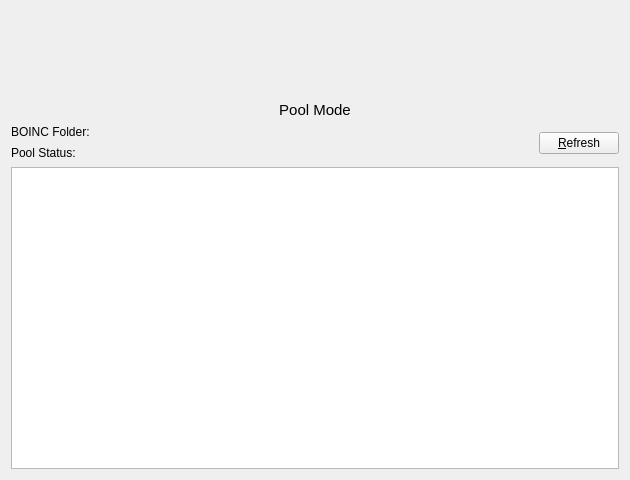
<?xml version="1.0" encoding="UTF-8"?>
<ui version="4.0">
 <class>ResearcherWizardPoolSummaryPage</class>
 <widget class="QWizardPage" name="ResearcherWizardPoolSummaryPage">
  <property name="geometry">
   <rect>
    <x>0</x>
    <y>0</y>
    <width>630</width>
    <height>480</height>
   </rect>
  </property>
  <property name="sizePolicy">
   <sizepolicy hsizetype="Expanding" vsizetype="Expanding">
    <horstretch>0</horstretch>
    <verstretch>0</verstretch>
   </sizepolicy>
  </property>
  <property name="windowTitle">
   <string>BOINC CPID Detection</string>
  </property>
  <layout class="QVBoxLayout" name="poolSummaryPageLayout">
   <item>
    <spacer name="headerSpacer">
     <property name="orientation">
      <enum>Qt::Vertical</enum>
     </property>
     <property name="sizeType">
      <enum>QSizePolicy::Fixed</enum>
     </property>
     <property name="sizeHint" stdset="0">
      <size>
       <width>20</width>
       <height>20</height>
      </size>
     </property>
    </spacer>
   </item>
   <item alignment="Qt::AlignHCenter">
    <widget class="QLabel" name="poolIconLabel">
     <property name="sizePolicy">
      <sizepolicy hsizetype="Fixed" vsizetype="Fixed">
       <horstretch>0</horstretch>
       <verstretch>0</verstretch>
      </sizepolicy>
     </property>
     <property name="minimumSize">
      <size>
       <width>64</width>
       <height>64</height>
      </size>
     </property>
     <property name="maximumSize">
      <size>
       <width>64</width>
       <height>64</height>
      </size>
     </property>
     <property name="text">
      <string/>
     </property>
     <property name="pixmap">
      <pixmap resource="../bitcoin.qrc">:/images/ic_pool_active</pixmap>
     </property>
     <property name="scaledContents">
      <bool>true</bool>
     </property>
     <property name="textInteractionFlags">
      <set>Qt::NoTextInteraction</set>
     </property>
    </widget>
   </item>
   <item>
    <widget class="QLabel" name="headerLabel">
     <property name="font">
      <font>
       <pointsize>11</pointsize>
      </font>
     </property>
     <property name="text">
      <string>Pool Mode</string>
     </property>
     <property name="alignment">
      <set>Qt::AlignCenter</set>
     </property>
     <property name="margin">
      <number>16</number>
     </property>
    </widget>
   </item>
   <item>
    <layout class="QHBoxLayout" name="horizontalLayout">
     <item>
      <widget class="QWidget" name="infoGridLayoutWidget" native="true">
       <property name="sizePolicy">
        <sizepolicy hsizetype="Expanding" vsizetype="Preferred">
         <horstretch>0</horstretch>
         <verstretch>0</verstretch>
        </sizepolicy>
       </property>
       <layout class="QGridLayout" name="infoGridLayout" columnstretch="0,1">
        <property name="leftMargin">
         <number>0</number>
        </property>
        <property name="topMargin">
         <number>0</number>
        </property>
        <property name="rightMargin">
         <number>0</number>
        </property>
        <property name="bottomMargin">
         <number>0</number>
        </property>
        <item row="0" column="0">
         <widget class="QLabel" name="boincPathLabelLabel">
          <property name="text">
           <string>BOINC Folder:</string>
          </property>
         </widget>
        </item>
        <item row="0" column="1">
         <widget class="QLabel" name="boincPathLabel">
          <property name="cursor">
           <cursorShape>IBeamCursor</cursorShape>
          </property>
          <property name="toolTip">
           <string/>
          </property>
          <property name="text">
           <string notr="true"/>
          </property>
          <property name="wordWrap">
           <bool>true</bool>
          </property>
          <property name="textInteractionFlags">
           <set>Qt::LinksAccessibleByMouse|Qt::TextSelectableByMouse</set>
          </property>
         </widget>
        </item>
        <item row="1" column="0">
         <widget class="QLabel" name="poolStatusLabelLabel">
          <property name="text">
           <string>Pool Status:</string>
          </property>
         </widget>
        </item>
        <item row="1" column="1">
         <layout class="QHBoxLayout" name="poolStatusHorizontalLayout">
          <item>
           <widget class="QLabel" name="poolStatusLabel">
            <property name="sizePolicy">
             <sizepolicy hsizetype="Maximum" vsizetype="Preferred">
              <horstretch>0</horstretch>
              <verstretch>0</verstretch>
             </sizepolicy>
            </property>
            <property name="cursor">
             <cursorShape>IBeamCursor</cursorShape>
            </property>
            <property name="toolTip">
             <string/>
            </property>
            <property name="text">
             <string notr="true"/>
            </property>
            <property name="wordWrap">
             <bool>false</bool>
            </property>
            <property name="textInteractionFlags">
             <set>Qt::LinksAccessibleByMouse|Qt::TextSelectableByMouse</set>
            </property>
           </widget>
          </item>
          <item alignment="Qt::AlignLeft|Qt::AlignTop">
           <widget class="QLabel" name="poolStatusIconLabel">
            <property name="sizePolicy">
             <sizepolicy hsizetype="Fixed" vsizetype="Fixed">
              <horstretch>0</horstretch>
              <verstretch>0</verstretch>
             </sizepolicy>
            </property>
            <property name="minimumSize">
             <size>
              <width>16</width>
              <height>16</height>
             </size>
            </property>
            <property name="maximumSize">
             <size>
              <width>16</width>
              <height>16</height>
             </size>
            </property>
            <property name="text">
             <string notr="true"/>
            </property>
            <property name="pixmap">
             <pixmap resource="../bitcoin.qrc">:/icons/white_and_red_x</pixmap>
            </property>
            <property name="scaledContents">
             <bool>true</bool>
            </property>
            <property name="alignment">
             <set>Qt::AlignLeading|Qt::AlignLeft|Qt::AlignVCenter</set>
            </property>
            <property name="textInteractionFlags">
             <set>Qt::NoTextInteraction</set>
            </property>
           </widget>
          </item>
         </layout>
        </item>
       </layout>
      </widget>
     </item>
     <item>
      <widget class="QPushButton" name="refreshButton">
       <property name="sizePolicy">
        <sizepolicy hsizetype="Minimum" vsizetype="Fixed">
         <horstretch>0</horstretch>
         <verstretch>0</verstretch>
        </sizepolicy>
       </property>
       <property name="toolTip">
        <string>Re-scan the BOINC projects on your computer.</string>
       </property>
       <property name="text">
        <string>&amp;Refresh</string>
       </property>
       <property name="flat">
        <bool>false</bool>
       </property>
      </widget>
     </item>
    </layout>
   </item>
   <item>
    <widget class="QTableView" name="projectTableView">
     <property name="verticalScrollBarPolicy">
      <enum>Qt::ScrollBarAsNeeded</enum>
     </property>
     <property name="horizontalScrollBarPolicy">
      <enum>Qt::ScrollBarAsNeeded</enum>
     </property>
     <property name="showDropIndicator" stdset="0">
      <bool>false</bool>
     </property>
     <property name="dragEnabled">
      <bool>false</bool>
     </property>
     <property name="dragDropMode">
      <enum>QAbstractItemView::NoDragDrop</enum>
     </property>
     <property name="defaultDropAction">
      <enum>Qt::IgnoreAction</enum>
     </property>
     <property name="alternatingRowColors">
      <bool>true</bool>
     </property>
     <property name="selectionMode">
      <enum>QAbstractItemView::SingleSelection</enum>
     </property>
     <property name="selectionBehavior">
      <enum>QAbstractItemView::SelectRows</enum>
     </property>
     <property name="showGrid">
      <bool>false</bool>
     </property>
     <property name="gridStyle">
      <enum>Qt::SolidLine</enum>
     </property>
     <property name="sortingEnabled">
      <bool>true</bool>
     </property>
     <property name="cornerButtonEnabled">
      <bool>false</bool>
     </property>
     <attribute name="horizontalHeaderHighlightSections">
      <bool>false</bool>
     </attribute>
     <attribute name="horizontalHeaderShowSortIndicator" stdset="0">
      <bool>true</bool>
     </attribute>
     <attribute name="horizontalHeaderStretchLastSection">
      <bool>true</bool>
     </attribute>
     <attribute name="verticalHeaderVisible">
      <bool>false</bool>
     </attribute>
     <attribute name="verticalHeaderShowSortIndicator" stdset="0">
      <bool>true</bool>
     </attribute>
    </widget>
   </item>
  </layout>
 </widget>
 <resources>
  <include location="../bitcoin.qrc"/>
 </resources>
 <connections/>
</ui>
